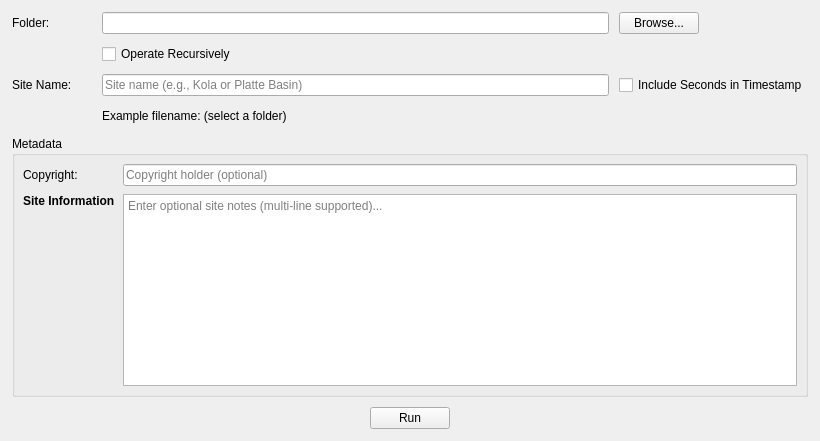
<?xml version="1.0" encoding="UTF-8"?>
<ui version="4.0">
 <class>ImageOrganizerDialog</class>
 <widget class="QDialog" name="ImageOrganizerDialog">
  <property name="geometry">
   <rect><x>0</x><y>0</y><width>820</width><height>440</height></rect>
  </property>
  <property name="windowTitle">
   <string>Image Organizer</string>
  </property>
  <layout class="QGridLayout" name="gridLayout">
   <property name="horizontalSpacing"><number>10</number></property>
   <property name="verticalSpacing"><number>10</number></property>
   <property name="leftMargin"><number>12</number></property>
   <property name="topMargin"><number>12</number></property>
   <property name="rightMargin"><number>12</number></property>
   <property name="bottomMargin"><number>12</number></property>

   <!-- Row 0: Folder -->
   <item row="0" column="0" alignment="Qt::AlignLeft|Qt::AlignVCenter">
    <widget class="QLabel" name="label_folder">
     <property name="text"><string>Folder:</string></property>
    </widget>
   </item>
   <item row="0" column="1">
    <widget class="QLineEdit" name="src_edit">
     <property name="sizePolicy">
      <sizepolicy hsizetype="Expanding" vsizetype="Fixed">
       <horstretch>1</horstretch><verstretch>0</verstretch>
      </sizepolicy>
     </property>
    </widget>
   </item>
   <item row="0" column="2">
    <widget class="QPushButton" name="src_btn">
 <property name="text"><string>Browse...</string></property>
 <property name="autoDefault"><bool>false</bool></property>
 <property name="sizePolicy">
  <sizepolicy hsizetype="Fixed" vsizetype="Fixed">
   <horstretch>0</horstretch>
   <verstretch>0</verstretch>
  </sizepolicy>
 </property>
</widget>
   </item>

   <!-- Row 1: Operate Recursively -->
   <item row="1" column="0">
    <spacer name="indent_recursive">
     <property name="orientation"><enum>Qt::Horizontal</enum></property>
     <property name="sizeHint"><size><width>80</width><height>20</height></size></property>
    </spacer>
   </item>
   <item row="1" column="1" colspan="2">
    <widget class="QCheckBox" name="recurse_chk">
     <property name="text"><string>Operate Recursively</string></property>
    </widget>
   </item>

   <!-- Row 2: Site Name + Include Seconds -->
   <item row="2" column="0" alignment="Qt::AlignLeft|Qt::AlignVCenter">
    <widget class="QLabel" name="label_site">
     <property name="text"><string>Site Name:</string></property>
    </widget>
   </item>
   <item row="2" column="1">
    <widget class="QLineEdit" name="site_edit">
     <property name="placeholderText"><string>Site name (e.g., Kola or Platte Basin)</string></property>
     <property name="sizePolicy">
      <sizepolicy hsizetype="Expanding" vsizetype="Fixed">
       <horstretch>1</horstretch><verstretch>0</verstretch>
      </sizepolicy>
     </property>
    </widget>
   </item>
   <item row="2" column="2" alignment="Qt::AlignLeft|Qt::AlignVCenter">
    <widget class="QCheckBox" name="sec_chk">
     <property name="text"><string>Include Seconds in Timestamp</string></property>
    </widget>
   </item>

   <!-- Row 3: Example Filename -->
   <item row="3" column="0">
    <spacer name="indent_example">
     <property name="orientation"><enum>Qt::Horizontal</enum></property>
     <property name="sizeHint"><size><width>80</width><height>20</height></size></property>
    </spacer>
   </item>
   <item row="3" column="1" colspan="2">
    <widget class="QLabel" name="example_lbl">
     <property name="text"><string>Example filename: (select a folder)</string></property>
     <property name="sizePolicy">
      <sizepolicy hsizetype="Expanding" vsizetype="Fixed">
       <horstretch>1</horstretch><verstretch>0</verstretch>
      </sizepolicy>
     </property>
    </widget>
   </item>

   <!-- Row 4: Metadata Group -->
   <item row="4" column="0" colspan="3">
    <widget class="QGroupBox" name="group_metadata">
     <property name="title"><string>Metadata</string></property>
     <layout class="QGridLayout" name="metaLayout">
      <property name="horizontalSpacing"><number>8</number></property>
      <property name="verticalSpacing"><number>8</number></property>
      <property name="leftMargin"><number>8</number></property>
      <property name="topMargin"><number>8</number></property>
      <property name="rightMargin"><number>8</number></property>
      <property name="bottomMargin"><number>8</number></property>

      <!-- Copyright -->
      <item row="0" column="0" alignment="Qt::AlignLeft|Qt::AlignVCenter">
       <widget class="QLabel" name="label_copyright">
        <property name="text"><string>Copyright:</string></property>
       </widget>
      </item>
      <item row="0" column="1">
       <widget class="QLineEdit" name="copyright_edit">
        <property name="placeholderText"><string>Copyright holder (optional)</string></property>
        <property name="sizePolicy">
         <sizepolicy hsizetype="Expanding" vsizetype="Fixed">
          <horstretch>1</horstretch><verstretch>0</verstretch>
         </sizepolicy>
        </property>
       </widget>
      </item>

      <!-- Site Information (multiline) -->
      <item row="1" column="0" alignment="Qt::AlignLeft|Qt::AlignTop">
       <widget class="QLabel" name="label_siteinfo">
        <property name="text"><string>&lt;b&gt;Site Information&lt;/b&gt;</string></property>
       </widget>
      </item>
      <item row="1" column="1">
       <widget class="QTextEdit" name="site_info_edit">
        <property name="acceptRichText"><bool>false</bool></property>
        <property name="sizePolicy">
         <sizepolicy hsizetype="Expanding" vsizetype="Fixed">
          <horstretch>1</horstretch><verstretch>1</verstretch>
         </sizepolicy>
        </property>
        <property name="verticalScrollBarPolicy"><enum>Qt::ScrollBarAsNeeded</enum></property>
        <property name="placeholderText"><string>Enter optional site notes (multi-line supported)...</string></property>
       </widget>
      </item>
     </layout>
    </widget>
   </item>

   <!-- Row 6: Run (fixed width, centered) -->
   <item row="6" column="0" colspan="3">
    <layout class="QHBoxLayout" name="row_run">
     <item><spacer name="run_left"><property name="orientation"><enum>Qt::Horizontal</enum></property></spacer></item>
     <item>
      <widget class="QPushButton" name="run_btn">
       <property name="text"><string>Run</string></property>
       <property name="autoDefault"><bool>false</bool></property>
       <property name="sizePolicy">
        <sizepolicy hsizetype="Fixed" vsizetype="Fixed">
         <horstretch>0</horstretch><verstretch>0</verstretch>
        </sizepolicy>
       </property>
      </widget>
     </item>
     <item><spacer name="run_right"><property name="orientation"><enum>Qt::Horizontal</enum></property></spacer></item>
    </layout>
   </item>

  </layout>
 </widget>
 <resources/>
 <connections/>
</ui>
